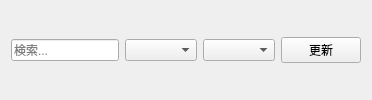
<?xml version="1.0" encoding="UTF-8"?>
<ui version="4.0">
 <class>SearchFilterBar</class>
 <widget class="QWidget" name="searchFilterBar"><layout class="QHBoxLayout" name="horizontalLayout_searchFilter"><item><widget class="QLineEdit" name="searchEdit"><property name="placeholderText"><string>検索...</string></property></widget></item><item><widget class="QComboBox" name="categoryFilterCombo"/></item><item><widget class="QComboBox" name="statusFilterCombo"/></item><item><widget class="QPushButton" name="refreshButton"><property name="text"><string>更新</string></property></widget></item></layout></widget>
 <resources/>
 <connections/>
</ui>
